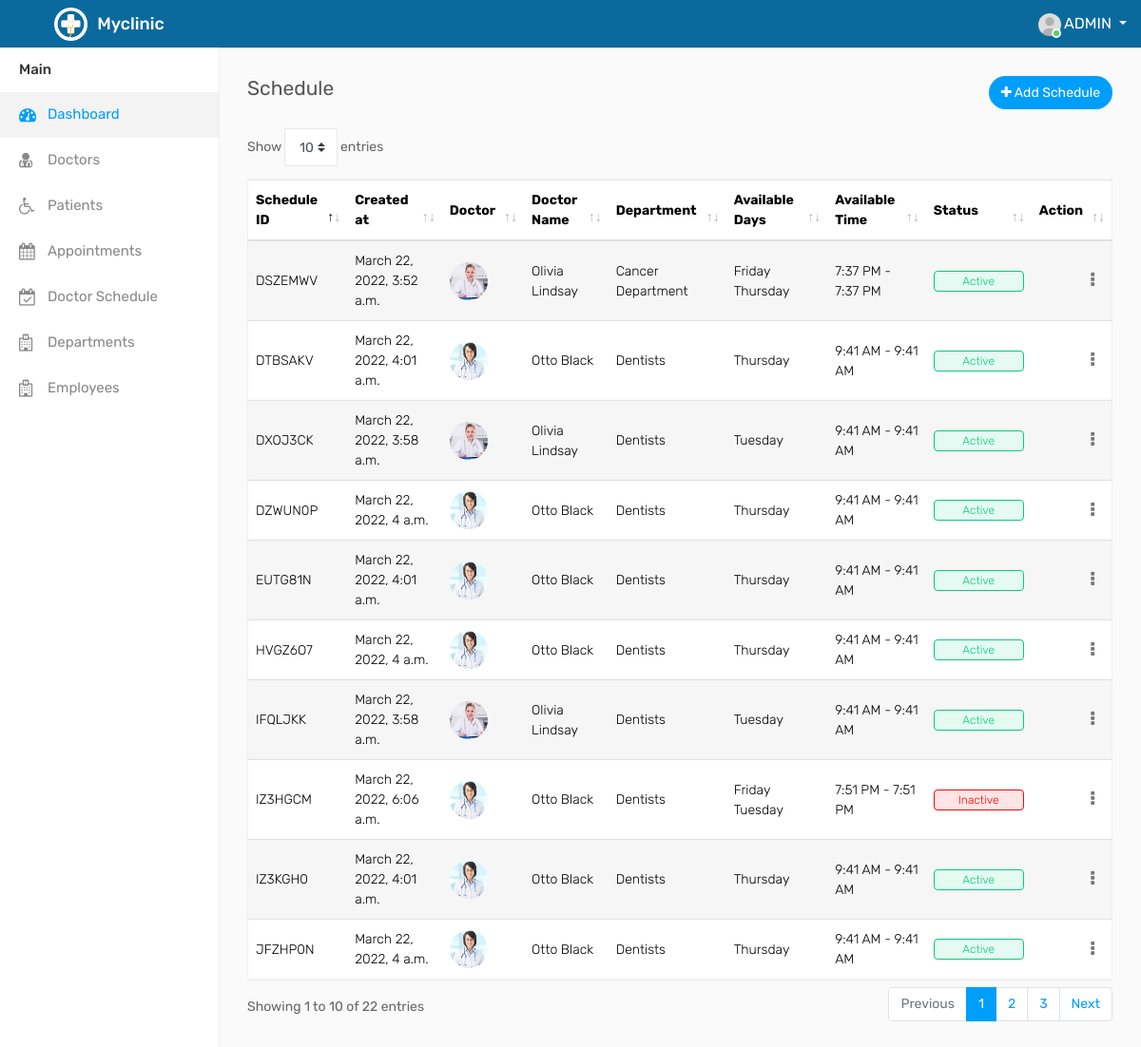
Screenshot of /schedule (signed in) with the database file from the repository.
### myclinic/models.py (models this page shows, shortened)
class Schedule(models.Model):
    code_length = 7
    code = models.CharField(max_length=code_length, editable=False, default=generate_id_length, unique=True, verbose_name='Schedule ID')
    doc_obj = models.ForeignKey(DocProfile, on_delete=models.SET_NULL, verbose_name='Doctor', null=True)
    dep_obj = models.ForeignKey(Department, on_delete=models.SET_NULL, verbose_name='Department', null=True)
    available_days = models.ManyToManyField(Days)
    start_time = models.TimeField(auto_now=False, null=True)
    end_time = models.TimeField(auto_now=False, null=True)
    message = models.TextField()
    created_at = models.DateTimeField(auto_now_add=True)
    updated_at = models.DateTimeField(auto_now=True)
    STATE_CHOICES = (
        ('A', 'Active'),
        ('B', 'Inactive'),
    )
    status = models.CharField(max_length=1, choices=STATE_CHOICES, default='Active')
    def is_activated(self):
        if self.status == 'A':
            return True
        return False
    is_activated.boolean = True
    is_activated.short_description = "Status"
    class Meta:
        ordering = ['-updated_at']

class DocProfile(models.Model):
    code_length = 7
    code = models.CharField(max_length=code_length, editable=False, default=generate_id_length, unique=True, verbose_name='Doctor ID')
    fname = models.CharField(max_length=255)
    lname = models.CharField(max_length=255)
    slug = models.SlugField(max_length=255, unique=True)
    @property
    def fullname(self):
        return f"{self.fname} {self.lname}"
    username = models.CharField(max_length=255)
    country = models.ForeignKey(Country, on_delete=models.SET_NULL, blank=True, null=True, related_name='countryz')
    city = models.CharField(max_length=255)
    state = models.ForeignKey(State, on_delete=models.SET_NULL, blank=True, null=True)
    postal_code = models.IntegerField()
    medical_area = models.TextField()
    phone = models.IntegerField()
    email = models.EmailField(max_length=255)
    birthday = models.DateField(auto_now=False)
    address = models.CharField(max_length=255)
    image = models.ImageField(upload_to='img')
    edu_info = models.TextField()
    created_at = models.DateTimeField(auto_now_add=True)
    updated_at = models.DateTimeField(auto_now=True)
    GENDER_CHOICES = (
        ('M', 'Male'),
        ('F', 'Female'),
    )
    gender = models.CharField(max_length=1, choices=GENDER_CHOICES)
    STATE_CHOICES = (
        ('A', 'Active'),
        ('B', 'Inactive'),
    )
    status = models.CharField(max_length=1, choices=STATE_CHOICES)
    def is_activated(self):
        if self.status == 'A':
            return True
        return False
    is_activated.boolean = True
    is_activated.short_description = "Status"
    class Meta:
        verbose_name = 'Doctor'

class Department(models.Model):
    DEPARTMENT_CHOICES = (
        ('Dentists', 'Dentists'),
        ('Neurology', 'Neurology'),
        ('Opthamology', 'Opthamology'),
        ('Orthopedics', 'Orthopedics'),
        ('Cancer Department', 'Cancer Department'),
        ('ENT Department', 'ENT Department'),
    )
    department = models.CharField(max_length=93, choices=DEPARTMENT_CHOICES)
    description = models.TextField()
    STATE_CHOICES = (
        ('A', 'Active'),
        ('B', 'Inactive'),
    )
    status = models.CharField(max_length=1, choices=STATE_CHOICES)
    def is_activated(self):
        if self.status == 'A':
            return True
        return False
    is_activated.boolean = True
    is_activated.short_description = "Status"

class Days(models.Model):
    DAYS_CHOICES = (
        ('Sunday', 'Sunday'),
        ('Monday', 'Monday'),
        ('Tuesday', 'Tuesday'),
        ('Wednesday', 'Wednesday'),
        ('Thursday', 'Thursday'),
        ('Friday', 'Friday'),
        ('Saturday', 'Saturday'),
    )
    days = models.CharField(max_length=10, choices=DAYS_CHOICES)
    class Meta:
        verbose_name_plural = 'Days'
    def __str__(self):
        return self.days

### myclinic/views.py (the view)
# urls.py: path('schedule', views.schedule, name='schedule'),
@login_required(login_url='login')
def schedule(request):
    schedule_obj = Schedule.objects.all()
    content = {
        'schedule_obj': schedule_obj,
    }
    return render(request, 'pages/schedule/schedule.html', content)

### templates/pages/schedule/schedule.html (shortened to what this page needs)
{% extends 'master/master.html' %}
{% load static %}
{% block content %}
    <div class="page-wrapper">
        <div class="content">
            <div class="row">
                <div class="col-sm-4 col-3">
                    <h4 class="page-title">Schedule</h4>
                </div>
                <div class="col-sm-8 col-9 text-right m-b-20">
                    <a href="{% url 'add-schedule' %}" class="btn btn btn-primary btn-rounded float-right"><i
                            class="fa fa-plus"></i> Add Schedule</a>
                </div>
            </div>
            <div class="row">
                <div class="col-md-12">
                    <div class="table-responsive">
                        <table class="table table-border table-striped custom-table datatable mb-0 table-hover">
                            <thead>
                            <tr>
                                <th>Schedule ID</th>
                                <th>Created at</th>
                                <th>Doctor</th>
                                <th>Doctor Name</th>
                                <th>Department</th>
                                <th>Available Days</th>
                                <th>Available Time</th>
                                <th>Status</th>
                                <th class="text-right">Action</th>
                            </tr>
                            </thead>
                            <tbody>
                            {% for schedule in schedule_obj  %}
                                <tr>
                                    <td>{{ schedule.code }}</td>
                                <td>{{ schedule.created_at }}</td>
                                    <td><img width="40" height="40" src="{{ schedule.doc_obj.image.url }}" class="rounded-circle m-r-5" alt=""></td>
                                    <td>{{ schedule.doc_obj.fullname }}</td>
                                    <td>{{ schedule.dep_obj.get_department_display }}</td>
                                    <td>
                                        {% for day in schedule.available_days.all %}
                                            {{ day }}
                                        {% endfor %}
                                    </td>
                                    <td>{{ schedule.start_time | time:"g:i A" }}
                                        - {{ schedule.end_time | time:'g:i A' }} </td>
                                    <td>
                                        {% if schedule.status == 'A' %}
                                            <span class="custom-badge status-green">Active</span>
                                        {% else %}
                                            <span class="custom-badge status-red">Inactive</span>
                                        {% endif %}
                                    </td>
                                    <td class="text-right">
                                        <div class="dropdown dropdown-action">
                                            <a href="#" class="action-icon dropdown-toggle" data-toggle="dropdown"
                                               aria-expanded="false"><i class="fa fa-ellipsis-v"></i></a>
                                        </div>
                                    </td>
                                </tr>
                            {% endfor %}
                            </tbody>
                        </table>
                    </div>
                </div>
            </div>
        </div>
{% endblock %}

### templates/layouts/header.html (shortened to what this page needs)
<!DOCTYPE html>
{% load static %}
<html lang="en">
<head>
    <link rel="stylesheet" type="text/css" href="{% static 'assets/css/bootstrap.min.css' %}">
    <link rel="stylesheet" type="text/css" href="{% static 'assets/css/font-awesome.min.css' %}">
    <link rel="stylesheet" type="text/css" href="{% static 'assets/css/select2.min.css' %}">
    <link rel="stylesheet" type="text/css" href="{% static 'assets/css/dataTables.bootstrap4.min.css' %}">
    <link rel="stylesheet" type="text/css" href="{% static 'assets/css/bootstrap-datetimepicker.min.css' %}">
    <link rel="stylesheet" type="text/css" href="{% static 'assets/css/style.css' %}">
</head>
<body>
<div class="main-wrapper">
    <div class="header">
        <div class="header-left">
            <a href="/index" class="logo">
                <img src="/static/assets/img/logo.png" width="35" height="35" alt=""> <span>Myclinic</span>
            </a>
        </div>
        <ul class="nav user-menu float-right">
            <li class="nav-item dropdown has-arrow">
                <a href="#" class="dropdown-toggle nav-link user-link" data-toggle="dropdown">
                        <span class="user-img">
							<img class="rounded-circle" src="/static/assets/img/user.jpg" width="24" alt="Admin">
							<span class="status online"></span>
						</span>
                    <span>{{ user| upper }}</span>
                </a>
            </li>
        </ul>
    </div>

### rows the page displays
Schedule: code "IZ3HGCM", created_at "March 22, 2022, 6:06 a.m.", doc_obj.image (picture), doc_obj.fullname "Otto Black", dep_obj.department "Dentists", start_time "7:51 PM", end_time "7:51 PM", status "Inactive"
Days: days "Friday"
Days: days "Tuesday"
Schedule: code "DSZEMWV", created_at "March 22, 2022, 3:52 a.m.", doc_obj.image (picture), doc_obj.fullname "Olivia Lindsay", dep_obj.department "Cancer Department", start_time "7:37 PM", end_time "7:37 PM", status "Active"
Days: days "Thursday"
Schedule: code "EUTG81N", created_at "March 22, 2022, 4:01 a.m.", doc_obj.image (picture), doc_obj.fullname "Otto Black", dep_obj.department "Dentists", start_time "9:41 AM", end_time "9:41 AM", status "Active"
Schedule: code "IZ3KGH0", created_at "March 22, 2022, 4:01 a.m.", doc_obj.image (picture), doc_obj.fullname "Otto Black", dep_obj.department "Dentists", start_time "9:41 AM", end_time "9:41 AM", status "Active"
Schedule: code "DTBSAKV", created_at "March 22, 2022, 4:01 a.m.", doc_obj.image (picture), doc_obj.fullname "Otto Black", dep_obj.department "Dentists", start_time "9:41 AM", end_time "9:41 AM", status "Active"
Schedule: code "JFZHP0N", created_at "March 22, 2022, 4 a.m.", doc_obj.image (picture), doc_obj.fullname "Otto Black", dep_obj.department "Dentists", start_time "9:41 AM", end_time "9:41 AM", status "Active"
Schedule: code "DZWUN0P", created_at "March 22, 2022, 4 a.m.", doc_obj.image (picture), doc_obj.fullname "Otto Black", dep_obj.department "Dentists", start_time "9:41 AM", end_time "9:41 AM", status "Active"
Schedule: code "HVGZ6O7", created_at "March 22, 2022, 4 a.m.", doc_obj.image (picture), doc_obj.fullname "Otto Black", dep_obj.department "Dentists", start_time "9:41 AM", end_time "9:41 AM", status "Active"
Schedule: code "DXOJ3CK", created_at "March 22, 2022, 3:58 a.m.", doc_obj.image (picture), doc_obj.fullname "Olivia Lindsay", dep_obj.department "Dentists", start_time "9:41 AM", end_time "9:41 AM", status "Active"
Schedule: code "IFQLJKK", created_at "March 22, 2022, 3:58 a.m.", doc_obj.image (picture), doc_obj.fullname "Olivia Lindsay", dep_obj.department "Dentists", start_time "9:41 AM", end_time "9:41 AM", status "Active"

### other values shown
{{ user| upper }} "ADMIN"
